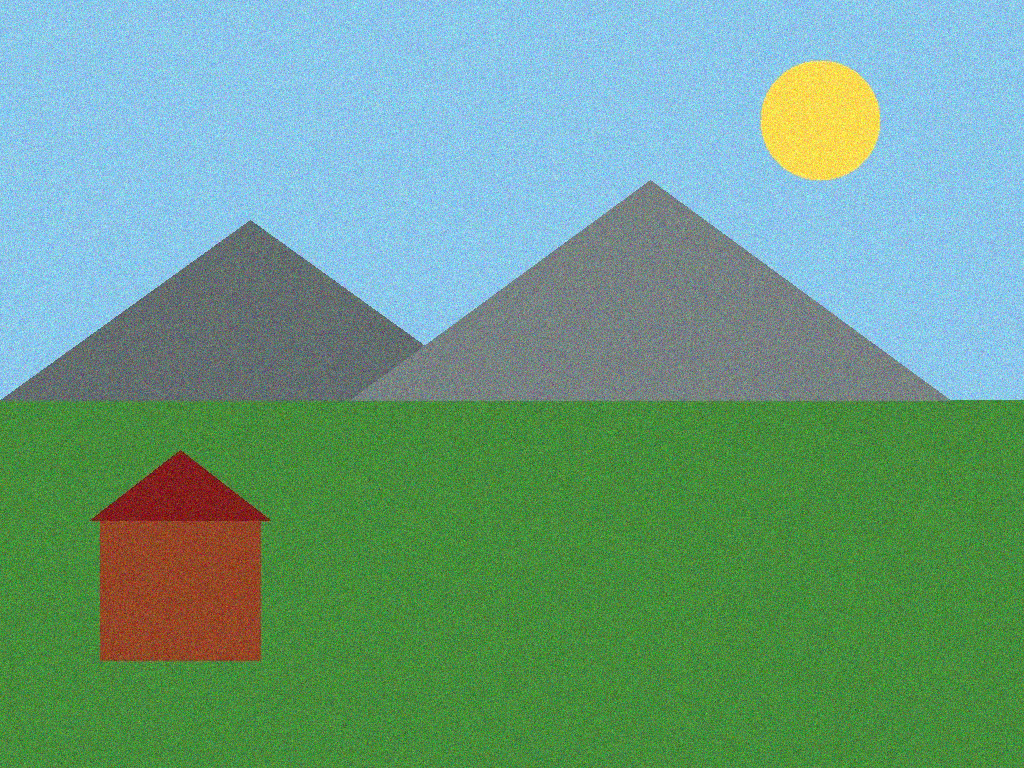
#> input picture day05/images/noisy_grain.png, 1024 x 768 px; the run also reads 1 picture not shown here
$ python step5.py
#> lines starting #> are read from the running program, lines starting #| are printed output that depends on the picture
import cv2

grain = cv2.imread("images/noisy_grain.png")
#> grain is the input picture: shape (768, 1024, 3); mean B, G, R 132.4, 157.6, 107

box = cv2.blur(grain, (5, 5))
gauss = cv2.GaussianBlur(grain, (5, 5), 0)
median = cv2.medianBlur(grain, 5)
bilat = cv2.bilateralFilter(grain, 9, 75, 75)

clean = cv2.imread("images/06_landscape.jpg")

for name, im in [("clean", clean), ("grain", grain), ("box", box),
                 ("gaussian", gauss), ("median", median), ("bilateral", bilat)]:
    patch = im[10:60, 10:200, 0]
    print(f"{name:10s} how much the sky wiggles: {patch.std():.1f}")
#> this loop made 6 passes
#> name on passes 1 to 6: 'clean', 'grain', 'box', 'gaussian', 'median', 'bilateral'
#| clean      how much the sky wiggles: 0.0
#| grain      how much the sky wiggles: 15.8
#| box        how much the sky wiggles: 3.1
#| gaussian   how much the sky wiggles: 4.3
#| median     how much the sky wiggles: 4.4
#| bilateral  how much the sky wiggles: 2.9
#> pass 2, `patch = im[10:60, 10:200, 0]`:
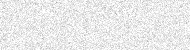
#> patch: shape (50, 190); min 169, max 255, mean 234
#> pass 3, `patch = im[10:60, 10:200, 0]`:
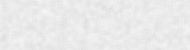
#> patch: shape (50, 190); min 221, max 244, mean 234

cv2.imshow("0 original grain", grain)
cv2.imshow("1 box", box)
cv2.imshow("2 gaussian", gauss)
cv2.imshow("3 median", median)
cv2.imshow("4 bilateral", bilat)
cv2.waitKey(0)
cv2.destroyAllWindows()
